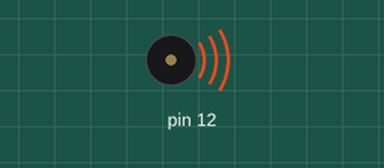
This sketch was run on a simulated Arduino Uno, built with avr-gcc and run on an emulated ATmega328P. Parts: buzzer (waves = sounding).

Above: at 0.1 s.
At 2.6 s:
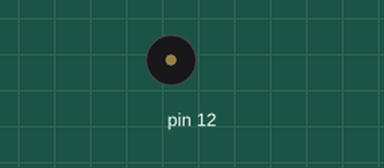
Timing chart, 0 to 6.4 s (numbered marks = the images above):
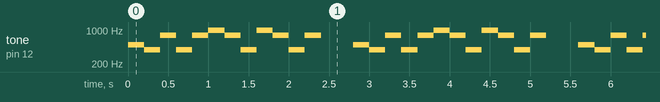

Measured:
- by itself, tone on pin 12: repeats every 2.8 s: 2 × (392 Hz 0.20 s, 784 Hz 0.20 s), 988 Hz 0.20 s, 784 Hz 0.20 s, 392 Hz 0.20 s, 988 Hz 0.20 s, 784 Hz 0.20 s, 392 Hz 0.20 s, 784 Hz 0.20 s, silent 0.40 s, 494 Hz 0.20 s

The sketch:

speaker.ino
```cpp
void setup() {
  // put your setup code here, to run once:
pinMode(12,OUTPUT);

}

void loop() {
  // put your main code here, to run repeatedly:
int A = 440;
int B = 494;
int G = 392;
int highG=784;
int highB = 988;

tone(12,B,50000);
delay(200);

tone(12,G,50000);
delay(200);

tone(12,highG,50000);
delay(200);

tone(12,G,50000);
delay(200);

tone(12,highG,50000);
delay(200);

tone(12,highB,50000);
delay(200);

tone(12,highG,50000);
delay(200);

tone(12,G,50000);
delay(200);

tone(12,highB,50000);
delay(200);

tone(12,highG,50000);
delay(200);

tone(12,G,50000);
delay(200);

tone(12,highG,200);
delay(600);

}
```
